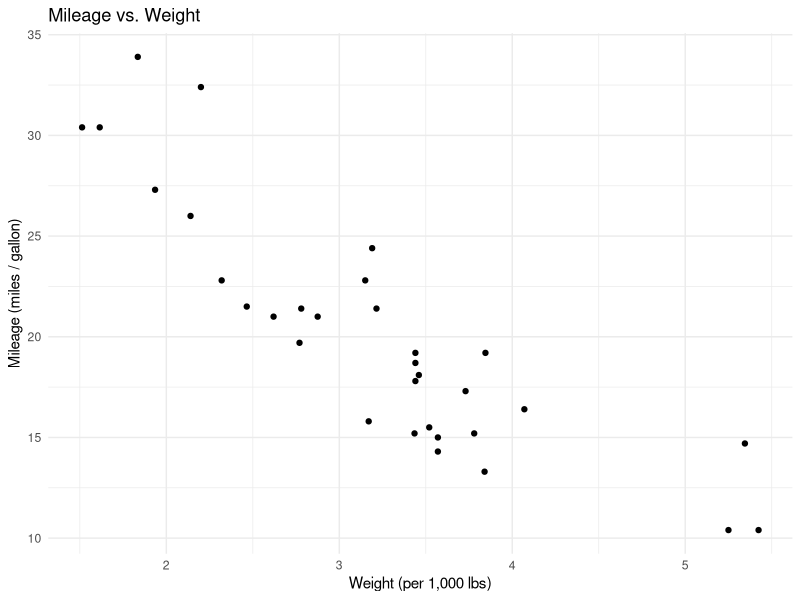
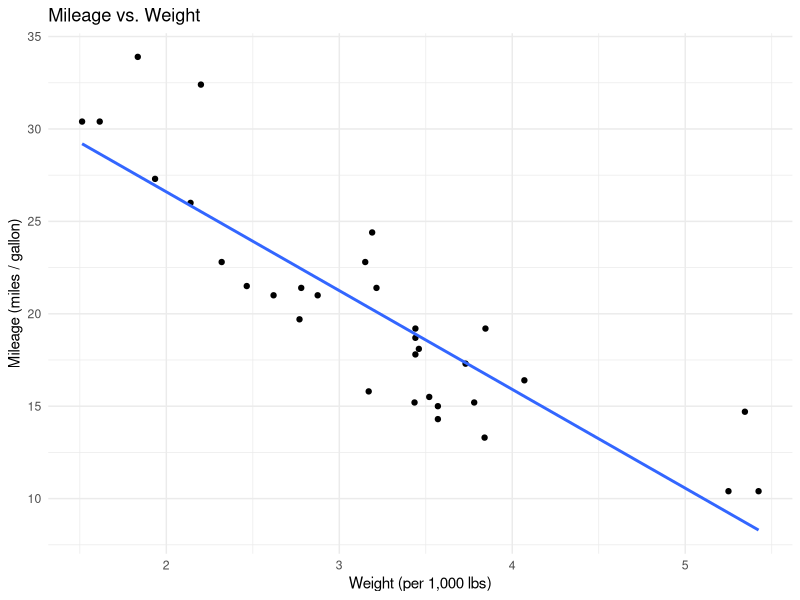

R code for these plots, in order: (Note: this script raises an error after producing the figures.)
## ---- chunk 1
knitr::opts_chunk$set(echo = TRUE, message = FALSE, warning = FALSE)
library(MASS)   # comes with R; needed for several datasets and boxcox()
library(tidyverse) # To support analysis
## ---- chunk 2
# Load your dataset
data(mtcars)
## ---- chunk 3
# View(mtcars)        # spreadsheet view; run in the console, not when knitting
str(mtcars); head(mtcars); nrow(mtcars)
# get variables descriptives
summary(mtcars)
# scatterplot
mt_plot <- 
ggplot(data = mtcars, aes(x = wt, y = mpg))+
  geom_point()+
  theme_minimal()+
  labs(title = "Mileage vs. Weight",
       x = "Weight (per 1,000 lbs)",
       y = "Mileage (miles / gallon)")
mt_plot
## ---- chunk 4
# fit linear regression model
fitted_model <- lm(mpg ~ wt, data = mtcars)
summary(fitted_model)

# 95% confidence intervals for the slope
confint(fitted_model)["wt",]

# Slope and intercept
slope <- summary(fitted_model)$coefficients["wt", "Estimate"]
slope

# t-test for the slope
t_value <- summary(fitted_model)$coefficients["wt", "t value"]
t_value

# add the fitted line to your scatterplot
mt_plot <- mt_plot +
  geom_smooth(method = "lm", se = FALSE)
mt_plot
## ---- chunk 5
# Picking a meaningful x-value and making it a dataframe
median_wt <- median(mtcars$wt)
single_car <- data.frame(wt = median_wt)

# 95% Confidence Interval for median weight
predict(fitted_model, newdata = single_car, interval = "confidence")

# 95% Prediction Interval for median weight
predict(fitted_model, newdata = single_car, interval = "prediction")
## ---- chunk 6
a <- anova(fit)
SSR <- a["wt", "Sum S"]
SSE <- a["Residuals", "Sum S"]
c(SST = sum((mtcars$mpg-mean(mtcars$mpg))^2),SSR_SSE = SSR+SSE)
c(F=a["wt","F value"], t2=coef(summary(fit))["wt","t value"]^2)
## ---- chunk 7
# four diagnostic plots
par(mfrow=c(1,1))
plot(fit)
par(mfrow=c(1,1))
cd <- coks.distance(fit)
sort(cd, decreasing=TRUE)[1:3]
fit2 <- lm(mpg ~ wt, data=mtcars[-which.max(cd),])
summary(fit2)$coef

## ---- chunk 8
# Step 1: Does the response need a transformation? Box-Cox (requires y > 0):
#   boxcox(fit)
#   Read lambda as: 1 -> no change, 0.5 -> sqrt(y), 0 -> log(y), -1 -> 1/y
#   If the CI contains 1, a transformation of y may not be needed.
#
# Step 2: Box-Cox only covers y. If the scatterplot or residual plot is curved,
#   also consider transforming x: log(x), sqrt(x), 1/x  (log needs x > 0)
#
# Step 3: Fit the transformed model. You can transform inside lm():
#   fit_t <- lm(log(y) ~ x, data = dat)
#   fit_t <- lm(y ~ log(x), data = dat)
#   fit_t <- lm(log(y) ~ log(x), data = dat)
#   fit_t <- lm(sqrt(y) ~ x, data = dat)
#   fit_t <- lm(I(1/y) ~ x, data = dat)    # wrap arithmetic like 1/y in I()
#
# Step 4: Compare residuals vs fitted for fit and fit_t, e.g.
#   plot(fitted(fit_t), resid(fit_t)); abline(h = 0)
#   R^2 is only comparable if y is NOT transformed; otherwise compare residual plots.
#
# Interpreting slopes after logs:
#   log(y) ~ x       : +1 in x multiplies y by about exp(b1)
#   log(y) ~ log(x)  : +1% in x changes y by about b1 %
#   y ~ log(x)       : doubling x changes y by b1 * log(2)

library(MASS)
boxcox(fit)
fitlog <- lm(log(mpg) ~ wt, data=mtcars)
summary(fitlog)
par(mfrow=c(1,2))
plot(fit, which=1)
plot(fitlog, which=1)
par(mfrow=c(1,1))
## ---- chunk 9
# Pairs bootstrap: resample ROWS of your data with replacement, refit, keep the slope.
set.seed(2026)
# First, we resample and refit to get our data set.
boot_slopes <- replicate(2000, {
  sample_idx <- sample(1:nrow(mtcars), size = nrow(mtcars), replace = TRUE)
  boot_df <- mtcars[sample_idx, ]
  boot_model <- lm(mpg ~ wt, data = boot_df)
  summary(boot_model)$coefficients["wt", "Estimate"]
})

# Bootstrap Confidence Interval
boot_ci <- quantile(boot_slopes, c(0.025, 0.975))
boot_ci

# t-based confidence interval from fitted_model
fitted_ci <- confint(fitted_model)["wt",]
fitted_ci

# Comparing confidence intervals
rbind(Bootstrap = unname(boot_ci), T_based = unname(fitted_ci))
